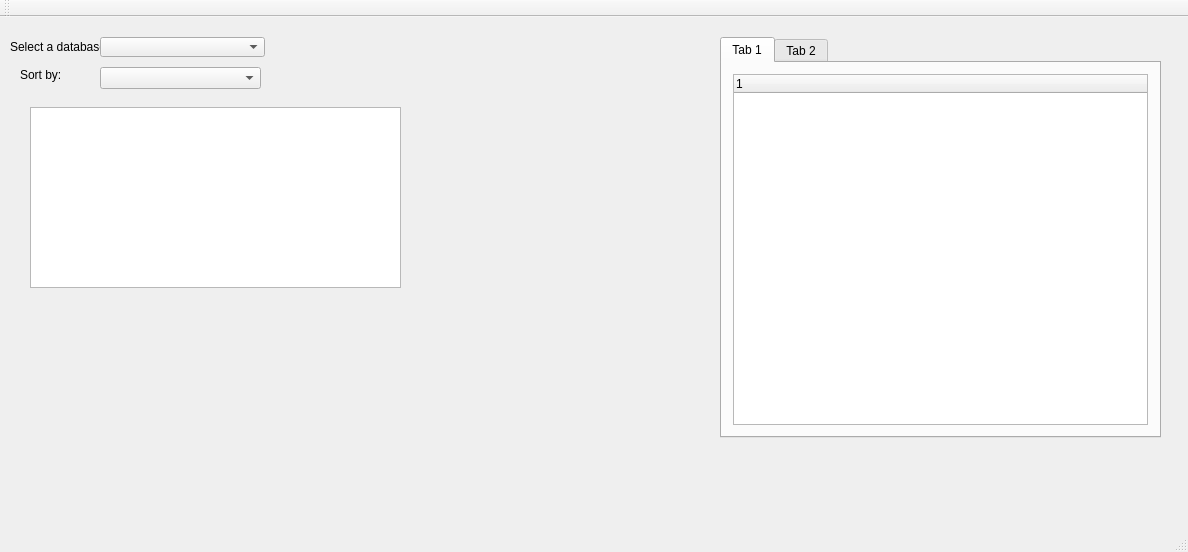
<?xml version="1.0" encoding="UTF-8"?>
<ui version="4.0">
 <class>MainWindow</class>
 <widget class="QMainWindow" name="MainWindow">
  <property name="geometry">
   <rect>
    <x>0</x>
    <y>0</y>
    <width>1188</width>
    <height>552</height>
   </rect>
  </property>
  <property name="windowTitle">
   <string>MainWindow</string>
  </property>
  <widget class="QWidget" name="centralWidget">
   <widget class="QLabel" name="databaseSelectLabel">
    <property name="geometry">
     <rect>
      <x>10</x>
      <y>20</y>
      <width>90</width>
      <height>20</height>
     </rect>
    </property>
    <property name="text">
     <string>Select a database:</string>
    </property>
   </widget>
   <widget class="QComboBox" name="SelectingDatabase">
    <property name="geometry">
     <rect>
      <x>100</x>
      <y>20</y>
      <width>165</width>
      <height>20</height>
     </rect>
    </property>
   </widget>
   <widget class="QListWidget" name="ViewList">
    <property name="geometry">
     <rect>
      <x>30</x>
      <y>90</y>
      <width>371</width>
      <height>181</height>
     </rect>
    </property>
   </widget>
   <widget class="QLabel" name="label">
    <property name="geometry">
     <rect>
      <x>20</x>
      <y>50</y>
      <width>61</width>
      <height>16</height>
     </rect>
    </property>
    <property name="text">
     <string>Sort by:</string>
    </property>
   </widget>
   <widget class="QComboBox" name="sortByDrop">
    <property name="geometry">
     <rect>
      <x>100</x>
      <y>50</y>
      <width>161</width>
      <height>22</height>
     </rect>
    </property>
   </widget>
   <widget class="QTabWidget" name="tabWidget">
    <property name="geometry">
     <rect>
      <x>720</x>
      <y>20</y>
      <width>441</width>
      <height>401</height>
     </rect>
    </property>
    <property name="currentIndex">
     <number>0</number>
    </property>
    <widget class="QWidget" name="tab_sci">
     <attribute name="title">
      <string>Tab 1</string>
     </attribute>
     <layout class="QVBoxLayout" name="verticalLayout">
      <item>
       <widget class="QTreeWidget" name="treeWidget_sci">
        <column>
         <property name="text">
          <string notr="true">1</string>
         </property>
        </column>
       </widget>
      </item>
     </layout>
    </widget>
    <widget class="QWidget" name="tab_comp">
     <attribute name="title">
      <string>Tab 2</string>
     </attribute>
     <widget class="QTreeWidget" name="treeWidget_comp">
      <property name="geometry">
       <rect>
        <x>110</x>
        <y>100</y>
        <width>256</width>
        <height>192</height>
       </rect>
      </property>
      <column>
       <property name="text">
        <string notr="true">1</string>
       </property>
      </column>
     </widget>
    </widget>
   </widget>
  </widget>
  <widget class="QMenuBar" name="menuBar">
   <property name="geometry">
    <rect>
     <x>0</x>
     <y>0</y>
     <width>1188</width>
     <height>26</height>
    </rect>
   </property>
  </widget>
  <widget class="QToolBar" name="mainToolBar">
   <attribute name="toolBarArea">
    <enum>TopToolBarArea</enum>
   </attribute>
   <attribute name="toolBarBreak">
    <bool>false</bool>
   </attribute>
  </widget>
  <widget class="QStatusBar" name="statusBar"/>
 </widget>
 <layoutdefault spacing="6" margin="11"/>
 <resources/>
 <connections/>
</ui>
